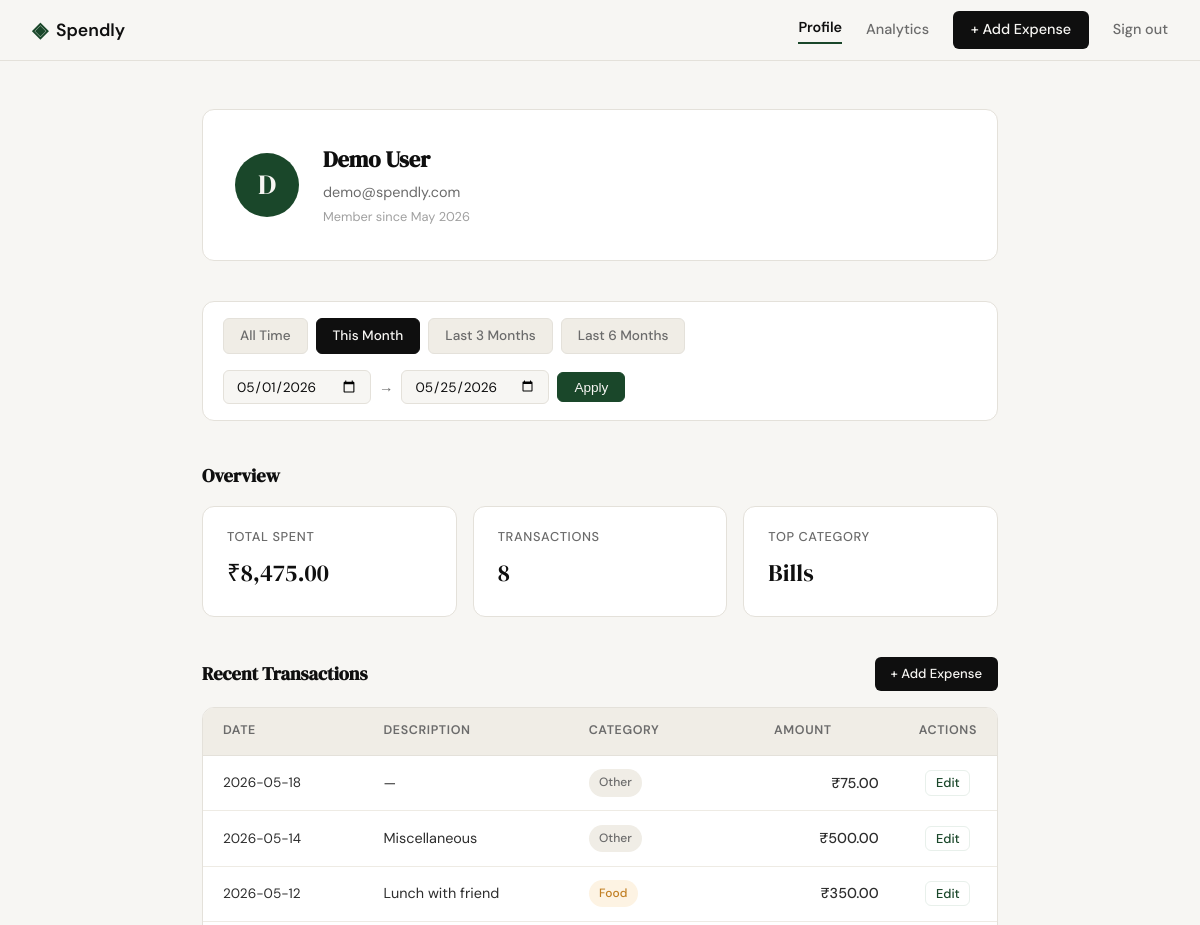
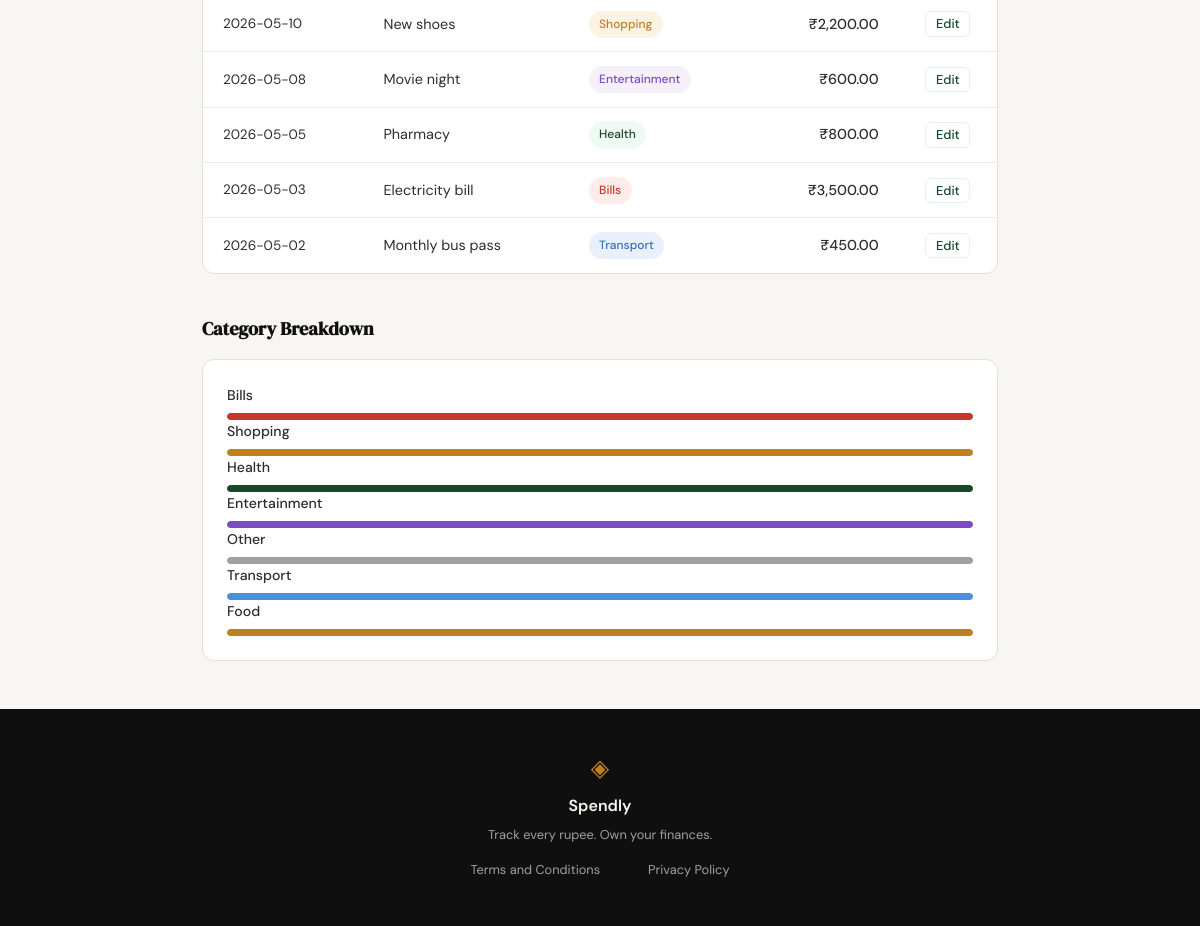
Page /profile?date_from=2026-05-01&date_to=2026-05-25 (signed in) on the committed database (2 pictures, top to bottom).
### tables this page shows
CREATE TABLE users (
            id            INTEGER PRIMARY KEY AUTOINCREMENT,
            name          TEXT    NOT NULL,
            email         TEXT    NOT NULL UNIQUE,
            password_hash TEXT    NOT NULL,
            created_at    TEXT    DEFAULT (datetime('now'))
        );

CREATE TABLE expenses (
            id          INTEGER PRIMARY KEY AUTOINCREMENT,
            user_id     INTEGER NOT NULL REFERENCES users(id),
            amount      REAL    NOT NULL,
            category    TEXT    NOT NULL,
            date        TEXT    NOT NULL,
            description TEXT,
            created_at  TEXT    DEFAULT (datetime('now'))
        );

### app.py (the view)
@app.route("/profile")
def profile():
    if not session.get("user_id"):
        return redirect(url_for("login"))
    user = get_user_by_id(session["user_id"])
    if user is None:
        session.clear()
        return redirect(url_for("login"))
    def parse_date(value):
        try:
            datetime.strptime(value, "%Y-%m-%d")
            return value
        except (ValueError, TypeError):
            return None
    date_from = parse_date(request.args.get("date_from", ""))
    date_to   = parse_date(request.args.get("date_to", ""))
    if date_from and date_to and date_from > date_to:
        flash("Start date must be before end date.")
        date_from = date_to = None
    today      = date.today()
    first_of_month = today.replace(day=1)
    presets = {
        "this_month":   (first_of_month.strftime("%Y-%m-%d"),
                         today.strftime("%Y-%m-%d")),
        "last_3_months":(( today - timedelta(days=90)).strftime("%Y-%m-%d"),
                         today.strftime("%Y-%m-%d")),
        "last_6_months":(( today - timedelta(days=180)).strftime("%Y-%m-%d"),
                         today.strftime("%Y-%m-%d")),
        "all_time":     (None, None),
    }
    active_preset = "all_time"
    if date_from and date_to:
        active_preset = "custom"
        for key, (pf, pt) in presets.items():
            if key != "all_time" and date_from == pf and date_to == pt:
                active_preset = key
                break
    uid          = session["user_id"]
    stats        = get_summary_stats(uid, date_from, date_to)
    transactions = get_recent_transactions(uid, limit=10,
                                           date_from=date_from,
                                           date_to=date_to)
    categories   = get_category_breakdown(uid, date_from, date_to)
    return render_template("profile.html",
        user          = user,
        stats         = stats,
        transactions  = transactions,
        categories    = categories,
        date_from     = date_from or "",
        date_to       = date_to   or "",
        presets       = presets,
        active_preset = active_preset,
    )

### database/db.py (called while the page is built)
def get_db():
    conn = sqlite3.connect(DB_PATH)
    conn.row_factory = sqlite3.Row
    conn.execute("PRAGMA foreign_keys = ON")
    return conn

### database/queries.py (called while the page is built)
def get_user_by_id(user_id):
    conn = get_db()
    row = conn.execute(
        "SELECT name, email, created_at FROM users WHERE id = ?",
        (user_id,)
    ).fetchone()
    conn.close()
    if row is None:
        return None
    try:
        dt           = datetime.strptime(row["created_at"][:10], "%Y-%m-%d")
        member_since = dt.strftime("%B %Y")
    except (ValueError, TypeError):
        member_since = "Unknown"
    return {
        "name":         row["name"],
        "email":        row["email"],
        "member_since": member_since,
    }

def get_recent_transactions(user_id, limit=10, date_from=None, date_to=None):
    conn   = get_db()
    params = [user_id]
    where  = "WHERE user_id = ?"
    if date_from and date_to:
        where  += " AND date BETWEEN ? AND ?"
        params += [date_from, date_to]
    params.append(limit)
    rows = conn.execute(
        f"""
        SELECT id, date, description, category, amount
        FROM expenses {where}
        ORDER BY date DESC, created_at DESC
        LIMIT ?
        """,
        params
    ).fetchall()
    conn.close()
    return [
        {
            "id":          row["id"],
            "date":        row["date"],
            "description": row["description"] or "—",
            "category":    row["category"],
            "amount":      f"₹{row['amount']:,.2f}",
        }
        for row in rows
    ]

### templates/profile.html (shortened to what this page needs)
{% extends "base.html" %}
{% block content %}
<div class="profile-page">
    <section class="profile-header">
        <div class="profile-card">
            <div class="profile-avatar">
                {{ user.name[0] | upper }}
            </div>
            <div class="profile-info">
                <h1 class="profile-name">{{ user.name }}</h1>
                <p class="profile-email">{{ user.email }}</p>
                <p class="profile-since">Member since {{ user.member_since }}</p>
            </div>
        </div>
    </section>
    <section class="profile-section">
        <div class="filter-bar">
            <div class="filter-presets">
                <a href="{{ url_for('profile') }}"
                   class="filter-btn {% if active_preset == 'all_time' %}active{% endif %}">
                    All Time
                </a>
                <a href="{{ url_for('profile', date_from=presets.this_month[0], date_to=presets.this_month[1]) }}"
                   class="filter-btn {% if active_preset == 'this_month' %}active{% endif %}">
                    This Month
                </a>
                <a href="{{ url_for('profile', date_from=presets.last_3_months[0], date_to=presets.last_3_months[1]) }}"
                   class="filter-btn {% if active_preset == 'last_3_months' %}active{% endif %}">
                    Last 3 Months
                </a>
                <a href="{{ url_for('profile', date_from=presets.last_6_months[0], date_to=presets.last_6_months[1]) }}"
                   class="filter-btn {% if active_preset == 'last_6_months' %}active{% endif %}">
                    Last 6 Months
                </a>
            </div>
            <form class="filter-custom" method="GET"
                  action="{{ url_for('profile') }}">
                <input type="date" name="date_from"
                       class="form-input filter-date"
                       value="{{ date_from }}"
                       placeholder="From">
                <span class="filter-sep">→</span>
                <input type="date" name="date_to"
                       class="form-input filter-date"
                       value="{{ date_to }}"
                       placeholder="To">
                <button type="submit" class="filter-btn filter-apply">
                    Apply
                </button>
            </form>
        </div>
    </section>
    <section class="profile-section">
        <h2 class="section-title">Overview</h2>
        <div class="stats-row">
            <div class="stat-card">
                <p class="stat-label">Total Spent</p>
                <p class="stat-value">{{ stats.total_spent }}</p>
            </div>
            <div class="stat-card">
                <p class="stat-label">Transactions</p>
                <p class="stat-value">{{ stats.transaction_count }}</p>
            </div>
            <div class="stat-card">
                <p class="stat-label">Top Category</p>
                <p class="stat-value">{{ stats.top_category }}</p>
            </div>
        </div>
    </section>
    <section class="profile-section">
        <div class="section-header">
            <h2 class="section-title">Recent Transactions</h2>
            <a href="{{ url_for('add_expense') }}" class="btn-primary btn-sm">
                + Add Expense
            </a>
        </div>
        <div class="tx-table-wrapper">
            <table class="tx-table">
                <thead>
                    <tr>
                        <th>Date</th>
                        <th>Description</th>
                        <th>Category</th>
                        <th class="tx-amount-col">Amount</th>
                        <th class="tx-actions-col">Actions</th>
                    </tr>
                </thead>
                <tbody>
                    {% for tx in transactions %}
                    <tr>
                        <td class="tx-date">{{ tx.date }}</td>
                        <td class="tx-desc">{{ tx.description }}</td>
                        <td>
                            <span class="category-badge category-{{ tx.category | lower }}">
                                {{ tx.category }}
                            </span>
                        </td>
                        <td class="tx-amount">{{ tx.amount }}</td>
                        <td class="tx-actions">
                            <a href="{{ url_for('edit_expense', id=tx.id) }}"
                               class="tx-edit-link">Edit</a>
                        </td>
                    </tr>
                    {% endfor %}
                </tbody>
            </table>
        </div>
    </section>
    <section class="profile-section">
        <h2 class="section-title">Category Breakdown</h2>
        <div class="category-breakdown">
            {% for cat in categories %}
            <div class="breakdown-row">
                <div class="breakdown-meta">
                    <span class="breakdown-name">{{ cat.name }}</span>
                </div>
                <div class="breakdown-bar-track">
                   <div class="breakdown-bar-fill category-fill-{{ cat.name | lower }}"
                     data-width="{{ cat.percentage }}">
                </div>
            </div>
            {% endfor %}
        </div>
    </section>
</div>
{% endblock %}

### rows in the picture
users: name "D", name "Demo User", email "demo@spendly.com"
expenses: top_category "Bills", date "2026-05-03", description "Electricity bill", category "Bills", amount "₹3,500.00"
expenses: date "2026-05-18", description "—", category "Other", amount "₹75.00"
expenses: date "2026-05-14", description "Miscellaneous", category "Other", amount "₹500.00"
expenses: date "2026-05-12", description "Lunch with friend", category "Food", amount "₹350.00"
expenses: date "2026-05-10", description "New shoes", category "Shopping", amount "₹2,200.00"
expenses: date "2026-05-08", description "Movie night", category "Entertainment", amount "₹600.00"
expenses: date "2026-05-05", description "Pharmacy", category "Health", amount "₹800.00"
expenses: date "2026-05-02", description "Monthly bus pass", category "Transport", amount "₹450.00"

### other values in the picture
{{ user.member_since }} "May 2026"
{{ stats.total_spent }} "₹8,475.00"
{{ stats.transaction_count }} "8"
{{ cat.name }} "Bills" "Shopping" "Health" "Entertainment" "Other" "Transport" "Food"
